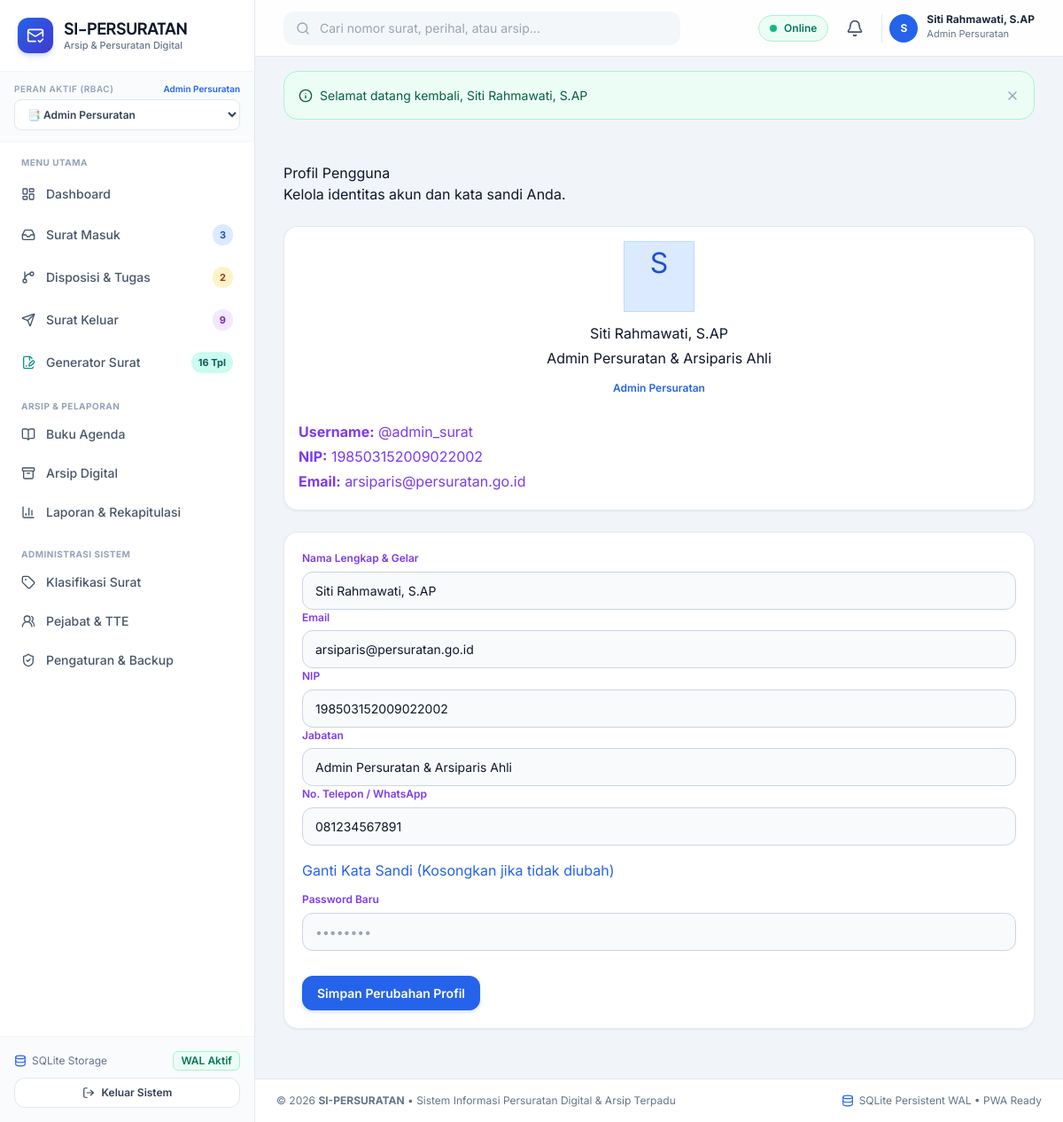
Page /public/profil.php (signed in) on the committed database.
### tables this page shows
CREATE TABLE users (
    id INTEGER PRIMARY KEY AUTOINCREMENT,
    username TEXT NOT NULL UNIQUE,
    email TEXT NOT NULL UNIQUE,
    password_hash TEXT NOT NULL,
    full_name TEXT NOT NULL,
    nip TEXT,
    jabatan TEXT,
    phone TEXT,
    role_id INTEGER NOT NULL,
    avatar TEXT,
    is_active INTEGER NOT NULL DEFAULT 1,
    created_at DATETIME DEFAULT CURRENT_TIMESTAMP,
    updated_at DATETIME DEFAULT CURRENT_TIMESTAMP,
    deleted_at DATETIME DEFAULT NULL,
    FOREIGN KEY (role_id) REFERENCES roles (id) ON DELETE RESTRICT
);

CREATE TABLE roles (
    id INTEGER PRIMARY KEY AUTOINCREMENT,
    name TEXT NOT NULL,
    slug TEXT NOT NULL UNIQUE,
    description TEXT,
    created_at DATETIME DEFAULT CURRENT_TIMESTAMP
);

### public/profil.php (the view, shortened to what the rows shown need)
<?php
require_once __DIR__ . '/../config/app.php';
$user = Auth::user();
require_once APP_PATH . '/views/layouts/header.php';
?>
<div class="row g-4">
    <div class="col-12 col-md-4">
        <div class="card border-0 shadow-sm rounded-3 text-center p-4">
            <div class="bg-primary text-white rounded-circle d-flex align-items-center justify-content-center fw-bold mx-auto mb-3" style="width: 80px; height: 80px; font-size: 32px;">
                <?= strtoupper(substr($user['full_name'], 0, 1)) ?>
            </div>
            <h5 class="fw-bold text-dark mb-1"><?= htmlspecialchars($user['full_name']) ?></h5>
            <div class="text-muted small mb-2"><?= htmlspecialchars($user['jabatan'] ?? 'Staf Instansi') ?></div>
            <span class="badge bg-primary-subtle text-primary mb-3"><?= htmlspecialchars($user['role_name']) ?></span>
            <div class="border-top pt-3 text-start small text-secondary">
                <div class="mb-1"><strong>Username:</strong> @<?= htmlspecialchars($user['username']) ?></div>
                <div class="mb-1"><strong>NIP:</strong> <?= htmlspecialchars($user['nip'] ?? '-') ?></div>
                <div class="mb-1"><strong>Email:</strong> <?= htmlspecialchars($user['email']) ?></div>
            </div>
        </div>
    </div>
    <div class="col-12 col-md-8">
        <div class="card border-0 shadow-sm rounded-3">
            <div class="card-body p-4">
                <form action="<?= url('profil.php') ?>" method="POST">
                    <div class="row g-3 mb-4">
                        <div class="col-12 col-md-6">
                            <label class="form-label small fw-bold text-secondary">Nama Lengkap & Gelar</label>
                            <input type="text" name="full_name" class="form-control" value="<?= htmlspecialchars($user['full_name']) ?>" required>
                        </div>
                        <div class="col-12 col-md-6">
                            <label class="form-label small fw-bold text-secondary">Email</label>
                            <input type="email" name="email" class="form-control" value="<?= htmlspecialchars($user['email']) ?>" required>
                        </div>
                        <div class="col-12 col-md-6">
                            <label class="form-label small fw-bold text-secondary">NIP</label>
                            <input type="text" name="nip" class="form-control" value="<?= htmlspecialchars($user['nip'] ?? '') ?>">
                        </div>
                        <div class="col-12 col-md-6">
                            <label class="form-label small fw-bold text-secondary">Jabatan</label>
                            <input type="text" name="jabatan" class="form-control" value="<?= htmlspecialchars($user['jabatan'] ?? '') ?>">
                        </div>
                        <div class="col-12">
                            <label class="form-label small fw-bold text-secondary">No. Telepon / WhatsApp</label>
                            <input type="text" name="phone" class="form-control" value="<?= htmlspecialchars($user['phone'] ?? '') ?>">
                        </div>
                    </div>
                </form>
            </div>
        </div>
    </div>
</div>
<?php require_once APP_PATH . '/views/layouts/footer.php'; ?>

### app/views/layouts/header.php (shortened to what the rows shown need)
<!DOCTYPE html>
<html lang="id">
<head>
    <script src="https://cdn.tailwindcss.com"></script>
</head>
<body class="antialiased selection:bg-blue-100 selection:text-blue-900">
<div class="min-h-screen flex flex-col lg:flex-row">
    <?php require_once APP_PATH . '/views/layouts/sidebar.php'; ?>
    <div class="flex-1 flex flex-col min-w-0 pb-20 lg:pb-0">
        <header class="sticky top-0 z-30 bg-white/90 backdrop-blur-md border-b border-slate-200 px-4 lg:px-8 h-16 flex items-center justify-between gap-4">
            <div class="flex items-center gap-2 sm:gap-3">
                <div class="relative">
                    <button onclick="toggleDropdown('user-menu')" class="flex items-center gap-2.5 pl-2 border-l border-slate-200 hover:opacity-90 transition">
                        <div class="w-8 h-8 rounded-full bg-blue-600 text-white font-bold text-xs flex items-center justify-center shadow-xs">
                            <?= strtoupper(substr($currentUser['full_name'] ?? 'U', 0, 1)) ?>
                        </div>
                        <div class="hidden md:block text-left">
                            <p class="text-xs font-bold text-slate-800 leading-none"><?= htmlspecialchars($currentUser['full_name'] ?? 'User') ?></p>
                            <p class="text-[11px] text-slate-500 mt-0.5"><?= htmlspecialchars($currentUser['role_name'] ?? 'Role') ?></p>
                        </div>
                    </button>
                </div>
            </div>
        </header>
        <main class="flex-1 p-4 lg:p-8 max-w-7xl w-full mx-auto space-y-6">

### app/views/layouts/sidebar.php (shortened to what the rows shown need)
<?php
$currentUser = Auth::user();
$currentRoleSlug = $currentUser['role_slug'] ?? 'superadmin';
?>
<aside id="sidebar" class="fixed lg:sticky top-0 left-0 z-50 h-screen w-72 bg-white border-r border-slate-200 flex flex-col transition-transform duration-300 -translate-x-full lg:translate-x-0 shrink-0">
  <div class="p-5 border-b border-slate-100 flex items-center justify-between">
    <a href="<?= url('dashboard.php') ?>" class="flex items-center gap-3 group text-decoration-none">
      <div>
        <h1 class="font-display font-bold text-slate-900 text-lg leading-tight tracking-tight">SI-PERSURATAN</h1>
      </div>
    </a>
  </div>
  <div class="px-4 py-3 bg-slate-50/80 border-b border-slate-100">
    <div class="flex items-center justify-between mb-1">
      <label class="text-[10px] font-semibold uppercase tracking-wider text-slate-400 block">Peran Aktif (RBAC)</label>
      <span class="text-[10px] text-blue-600 font-semibold"><?= htmlspecialchars($currentUser['role_name'] ?? 'User') ?></span>
    </div>
    <div class="relative">
      <select onchange="window.location.href='<?= url('switch_role.php?role=') ?>' + this.value" class="w-full text-xs font-semibold bg-white border border-slate-200 rounded-lg px-2.5 py-2 text-slate-700 focus:outline-none focus:ring-2 focus:ring-blue-500/20 focus:border-blue-600 cursor-pointer">
        <option value="admin_persuratan" <?= $currentRoleSlug === 'admin_persuratan' ? 'selected' : '' ?>>📑 Admin Persuratan</option>
      </select>
    </div>
  </div>
</aside>

### rows in the picture
users: role.name "Admin Persuratan", full_name "S", full_name "Siti Rahmawati, S.AP", jabatan "Admin Persuratan & Arsiparis Ahli", username "admin_surat", nip "198503152009022002", email "arsiparis@persuratan.go.id", phone "081234567891"
roles: slug "📑 Admin Persuratan"

### other values in the picture
$badgeSm "3"
$badgeDisp "2"
$badgeSk "9"
$msg['message'] "Selamat datang kembali, Siti Rahmawati, S.AP"
